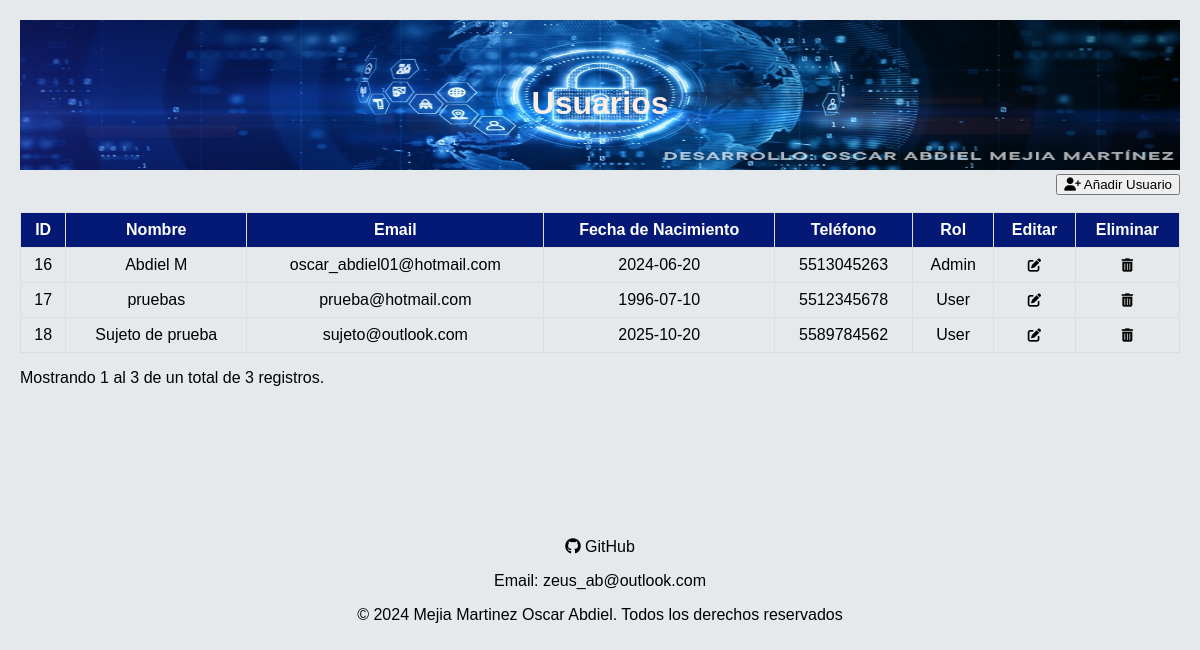
/SC_Users_Crud/SC_Users_CrudF/index.php, run on an earlier commit of the app's database.
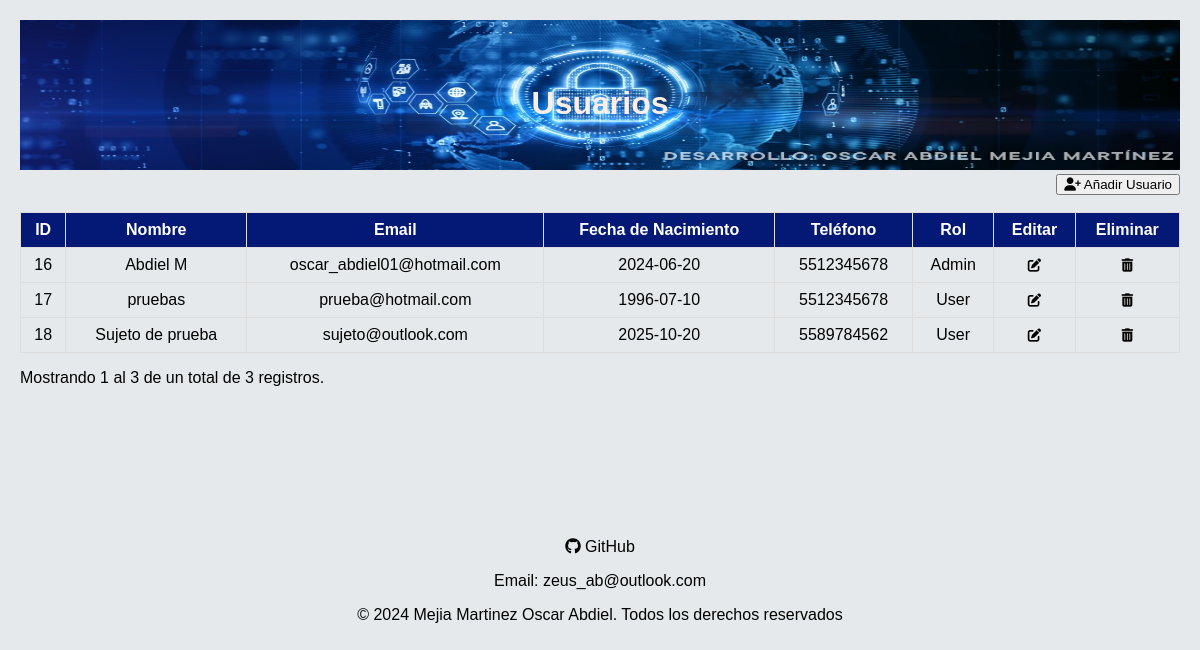
And on a later commit of the database.
### tables this page shows
CREATE TABLE `users` (
  `id` int NOT NULL AUTO_INCREMENT,
  `name` varchar(255) NOT NULL,
  `email` varchar(255) NOT NULL,
  `born_date` date NOT NULL,
  `phone_number` varchar(20) NOT NULL,
  `id_role` int DEFAULT NULL,
  PRIMARY KEY (`id`),
  KEY `id_role` (`id_role`)
);

CREATE TABLE `roles` (
  `id` int NOT NULL AUTO_INCREMENT,
  `name` varchar(255) NOT NULL,
  PRIMARY KEY (`id`)
);

### SC_Users_Crud/SC_Users_CrudB/process.php (called while the page is built, shortened)
<?php
require 'db.php';
function consultarUsuarios($order) {
    global $conn;
    $usuarios = array();
    $sql = "SELECT users.*, roles.name AS role_name FROM users JOIN roles ON users.id_role = roles.id ORDER BY ";
    switch ($order) {
        case 'name_asc':
            $sql .= "users.name ASC";
            break;
    }
    $result = $conn->query($sql);
    if ($result->num_rows > 0) {
        while ($row = $result->fetch_assoc()) {
            $usuarios[] = $row;
        }
    }
    return $usuarios;
}
?>

### SC_Users_Crud/SC_Users_CrudF/index.php (the view, shortened to what this page needs)
<!DOCTYPE html>
<html lang="es">
<head>
    <link rel="stylesheet" href="CSS/styles.css">
    <link rel="stylesheet" href="https://cdnjs.cloudflare.com/ajax/libs/font-awesome/6.4.2/css/all.min.css">
</head>
<body>
    <div class="container">
        <img class="adj" src="assets/img/head.jpg" alt="Imagen de encabezado">
        <h1 class="bl">Usuarios</h1>
    </div>
    <button onclick="mostrarFormulario('formAgregar')" class="boton-agregar" style="float: right;">
        <i class="fas fa-user-plus"></i> Añadir Usuario
    </button>
    <br>
    <div id="usuariosRegistrados">
        <?php
        require_once '../SC_Users_CrudB/process.php';
        $usuarios = consultarUsuarios('name_asc');
        if (!empty($usuarios)) {
            $totalRegistros = count($usuarios);
            echo "<table border='1'><tr><th>ID</th><th>Nombre</th><th>Email</th><th>Fecha de Nacimiento</th><th>Teléfono</th><th>Rol</th><th>Editar</th><th>Eliminar</th></tr>";
            foreach ($usuarios as $usuario) {
                $usuarioJson = htmlspecialchars(json_encode($usuario), ENT_QUOTES, 'UTF-8');
                echo "<tr>";
                echo "<td>".$usuario['id']."</td>";
                echo "<td>".$usuario['name']."</td>";
                echo "<td>".$usuario['email']."</td>";
                echo "<td>".$usuario['born_date']."</td>";
                echo "<td>".$usuario['phone_number']."</td>";
                echo "<td>".$usuario['role_name']."</td>";
                echo "<td style=\"text-align: center;\"><button onclick=\"mostrarFormulario('formActualizar', ".$usuarioJson.")\" class=\"nada\"><i class='fas fa-edit'></i></button></td>";
                echo "<td><button onclick=\"mostrarFormulario('formEliminar', ".$usuario['id'].")\" class=\"nada\"><i class='fas fa-trash-alt'></i></button></td>";
                echo "</tr>";
            }
            echo "</table>";
        } else {
            echo "No hay usuarios registrados.";
        }
        ?>
    </div>
    <?php
    if (!empty($usuarios)) {
        echo "<p>Mostrando 1 al ".$totalRegistros." de un total de ".$totalRegistros." registros.</p>";
    } else {
        echo "<p>No hay usuarios registrados.</p>";
    }
    ?>
    <footer style="text-align: center;margin-top:13%">
        <div class="footer-content">
            <a class="nad" href="https://github.com/Abdiel-Mejia"><i class="fab fa-github"></i> GitHub</a>
            <p>Email: <a class="nad" href="mailto:zeus_ab@otulook.com">zeus_ab@outlook.com</a></p>
            <p class="fot">© 2024 Mejia Martinez Oscar Abdiel. Todos los derechos reservados</p>
        </div>
    </footer>
</body>
</html>

### SC_Users_Crud/SC_Users_CrudF/css/styles.css (style rules this page uses)
body { font-family: Arial, sans-serif; background-color: #e5e9eb; margin: 0; padding: 20px; }
table { width: 100%; border-collapse: collapse; margin-top: 20px; }
table th, table td { border: 1px outset #ddd; padding: 8px; text-align: center; }
table th { background-color: #041975; color: white; }
.nada { background: none; border: none; }
.nad { text-decoration: none; color: black; }
.container { position: relative; text-align: center; }
.container h1 { position: absolute; top: 40%; left: 50%; transform: translate(-50%, -50%); background-color: rgba(255, 255, 255, 0); padding: 10px 20px; }
.adj { width: 100%; height: 150px; }
.bl { color: rgb(255, 238, 230); }

What changed in the data, as far as the page shows it:
changed users "Abdiel M": phone_number "5513045263" → "5512345678"
